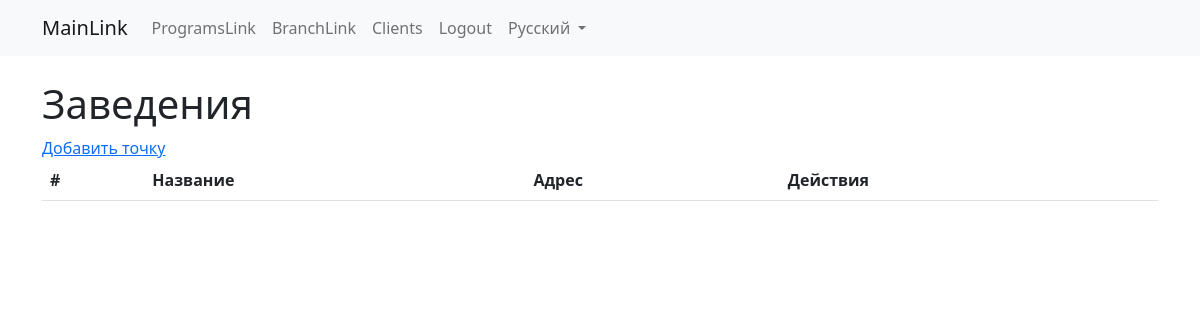
Before: /ru/branches/ (signed in) with the older database file.
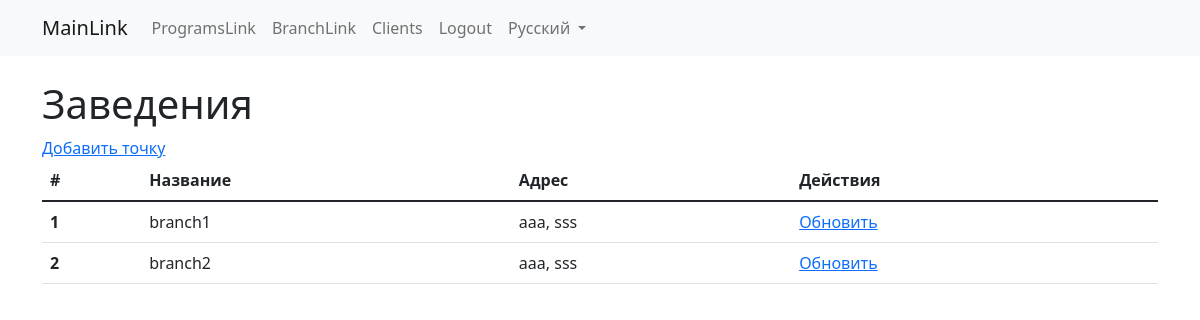
After: the same page with the newer database file.
### merchantapp/models.py (models this page shows, shortened)
class BaseModel(models.Model):
    time_created = models.DateTimeField(auto_now_add=True, verbose_name=_('TimeCreated'))
    time_updated = models.DateTimeField(auto_now=True, verbose_name=_('TimeUpdated'))
    active = models.BooleanField(default=True, verbose_name=_('Active'))
    class Meta:
        abstract = True

class Branch(BaseModel):
    code = models.CharField(max_length=150, unique=True, verbose_name=_('Identifier'))
    name = models.CharField(max_length=150, verbose_name=_('Title'))
    merchant = models.ForeignKey('Merchant', on_delete=models.CASCADE, related_name='merchant', verbose_name=_('Partner'))
    address = models.ForeignKey('Address', on_delete=models.CASCADE, related_name='address', verbose_name='Адрес')
    description = models.TextField(max_length=1000, blank=True, null=True, verbose_name=_('Description'))

class Address(BaseModel):
    street = models.CharField(max_length=150, verbose_name=_('Street'))
    building = models.CharField(max_length=20, verbose_name=_('Building'))
    apartment = models.CharField(max_length=20, blank=True, null=True, verbose_name=_('Office'))
    city = models.CharField(max_length=50, verbose_name=_('City'))
    link2gis = models.URLField(verbose_name=_('LinkTo2GIS'))
    latitude = models.DecimalField(max_digits=9, decimal_places=6, verbose_name=_('Latitude'))
    longitude = models.DecimalField(max_digits=9, decimal_places=6, verbose_name=_('Longitude'))

### merchantapp/views.py (the view)
# urls.py: path('branches/', merchant_views.BranchListView.as_view(), name='branches'),
class BranchListView(PermissionAccessMixin, ListView):
    model = Branch
    template_name = 'branches/branch_list.html'
    def test_func(self):
        return super().test_func() or self.request.user.groups.filter(name="Merch-emp")
    def get_queryset(self):
        return super().get_queryset().filter()

### merchantapp/views.py (called while the page is built)
    def test_func(self):
        return self.request.user.is_superuser or self.request.user.groups.filter(name="Merch-man") or \
               self.request.user.groups.filter(name="Stuff")

### merchantapp/templates/branches/branch_list.html
{% extends 'base.html' %}
{% block content %}
    <h1>Заведения</h1>
    <a href="{% url 'merchantapp:branch_create' %}">Добавить точку</a>
    <table class="table table-hover">
        <thead>
        <tr>
            <th scope="col">#</th>
            <th scope="col">Название</th>
            <th scope="col">Адрес</th>
            <th scope="col">Действия</th>
        </tr>
        </thead>
        <tbody>
        {% for branch in branch_list.all %}
            <tr>
                <th scope="row">{{ branch.id }}</th>
                <td>{{ branch.name }}</td>
                <td>{{ branch.address.street }},
                    {{ branch.address.building }}
                    {{ branch.address.apartment|default_if_none:'' }}</td>
                <td><a href="{% url 'merchantapp:branch_update' branch.pk %}">Обновить</a></td>
            </tr>
        {% endfor %}
        </tbody>
    </table>
{% endblock %}

### merchantapp/templates/base.html (shortened to what this page needs)
{% load static %}
{% load i18n %}
<!doctype html>
<html lang="en">
<head>
    <link href="https://cdn.jsdelivr.net/npm/bootstrap@5.1.3/dist/css/bootstrap.min.css" rel="stylesheet"
>
    <link rel="stylesheet" href="https://cdnjs.cloudflare.com/ajax/libs/font-awesome/4.7.0/css/font-awesome.min.css">
    <link rel="stylesheet" href="{% static "css/main.css" %}">
</head>
<body>
<nav class="navbar navbar-expand-lg navbar-light bg-light">
    <div class="container">
        <a class="navbar-brand" href="{% url 'merchantapp:merchant_index' %}">{% trans "MainLink" %}</a>
        <div class="collapse navbar-collapse" id="navbarNav">
            <ul class="navbar-nav">
                {% if  user.is_authenticated %}
                    <li class="nav-item">
                    {% if request.user.is_superuser or request.user.groups == 'Stuff' or request.user.groups == 'Merch-man' or request.user.groups == 'Merch-emp' %}
                        <a class="nav-link" href="{% url 'merchantapp:programs' %}">{% trans "ProgramsLink" %}</a>
                    </li>
                    <li class="nav-item">
                        <a class="nav-link" href="{% url 'merchantapp:branches' %}">{% trans "BranchLink" %}</a>
                    </li>
                    <li class="nav-item">
                        <a class="nav-link" href="{% url 'merchantapp:customers' %}">{% trans "Clients" %}</a>
                    </li>
                        {% endif %}
                    <li class="nav-item">
                        <a class="nav-link" href="{% url 'accounts:logout' %}">{% trans "Logout" %}</a>
                    </li>
                {% else %}
                    <li class="nav-item">
                        <a class="nav-link" href="{% url 'accounts:login' %}">{% trans "Login" %}</a>
                    </li>
                {% endif %}
                <li class="nav-item dropdown">
                    {% get_current_language as LANGUAGE_CODE %}
                    {% get_available_languages as LANGUAGES %}
                    {% get_language_info_list for LANGUAGES as languages %}
                    {% get_language_info for LANGUAGE_CODE as current_language %}
                    <a href="#" class="nav-link dropdown-toggle" data-toggle="dropdown">
                        {{ current_language.name_local }}
                    </a>
                </li>
            </ul>
        </div>
    </div>
</nav>
<div class="container mt-4">
    {% block content %}
    {% endblock %}
</div>
</body>
</html>

Changed rows visible on the page:
added Branch: id "1", name "branch1", address.street "aaa", address.building "sss"
added Branch: id "2", name "branch2", address.street "aaa", address.building "sss"
